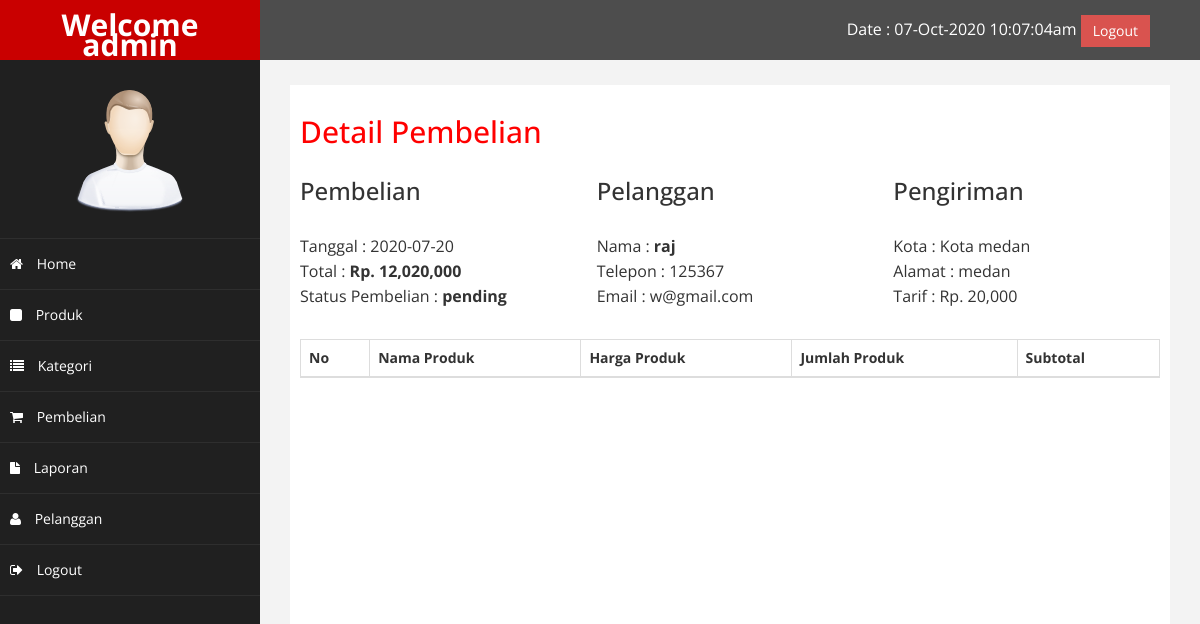
Page /admin/index.php?halaman=detail&id=16 (signed in) on the committed database.
### tables this page shows
CREATE TABLE `pembelian` (
  `id_pembelian` int(11) NOT NULL,
  `id_pelanggan` int(11) NOT NULL,
  `id_ongkir` int(11) NOT NULL,
  `nama_kota` varchar(100) NOT NULL,
  `alamat` varchar(200) NOT NULL,
  `tarif` int(11) NOT NULL,
  `tanggal_pembelian` date NOT NULL,
  `total_pembelian` int(11) NOT NULL,
  `status_pembelian` varchar(250) NOT NULL DEFAULT 'pending',
  `resi_pengiriman` varchar(100) NOT NULL
);

CREATE TABLE `pelanggan` (
  `id_pelanggan` int(11) NOT NULL,
  `email_pelanggan` varchar(100) NOT NULL,
  `password_pelanggan` varchar(250) NOT NULL,
  `nama_pelanggan` varchar(100) NOT NULL,
  `alamat` varchar(200) NOT NULL,
  `telepon_pelanggan` varchar(25) NOT NULL
);

### admin/detail.php (the view, shortened to what this page needs)
<h2>Detail Pembelian</h2>
<?php
$ambil = $koneksi->query("SELECT * FROM pembelian JOIN pelanggan ON pembelian.id_pelanggan = pelanggan.id_pelanggan WHERE pembelian.id_pembelian = '$_GET[id]'");
$detail = $ambil->fetch_assoc();
?>
<div class="row">
	<div class="col-md-4">
		<h3>Pembelian</h3>
		<p>
			Tanggal : <?php echo $detail["tanggal_pembelian"]; ?> <br>
			Total : <strong>Rp. <?php echo number_format($detail["total_pembelian"]); ?></strong><br>
			Status Pembelian : <strong><?= $detail["status_pembelian"]; ?></strong>
		</p>
	</div>
	<div class="col-md-4">
		<h3>Pelanggan</h3>
		<p>
			Nama : <strong><?= $detail["nama_pelanggan"]; ?></strong> <br>
			Telepon : <?php echo $detail["telepon_pelanggan"]; ?> <br>
			Email : <?php echo $detail["email_pelanggan"]; ?>
		</p>
	</div>
	<div class="col-md-4">
		<h3>Pengiriman</h3>
		<p>
			Kota : <?= $detail["nama_kota"]; ?><br>
			Alamat : <?= $detail["alamat"]; ?><br>
			Tarif : Rp. <?= number_format($detail["tarif"]); ?>
		</p>
	</div>
</div>
<br>
<div class="table">
	<table class="table table-bordered">
		<thead>
			<tr>
				<th>No</th>
				<th>Nama Produk</th>
				<th>Harga Produk</th>
				<th>Jumlah Produk</th>
				<th>Subtotal</th>
			</tr>
		</thead>
	</table>
</div>

### admin/assets/css/custom.css (style rules this page uses)
body { font-family: 'Open Sans', sans-serif; }
h2 { color: #f00; }
p { font-size: 16px; line-height: 25px; padding-top: 20px; }

### rows in the picture
pembelian: tanggal_pembelian "2020-07-20", total_pembelian "12,020,000", status_pembelian "pending", id_pelanggan.nama_pelanggan "raj", id_pelanggan.telepon_pelanggan "125367", id_pelanggan.email_pelanggan "w@gmail.com", nama_kota "Kota medan", id_pelanggan.alamat "medan", tarif "20,000"
